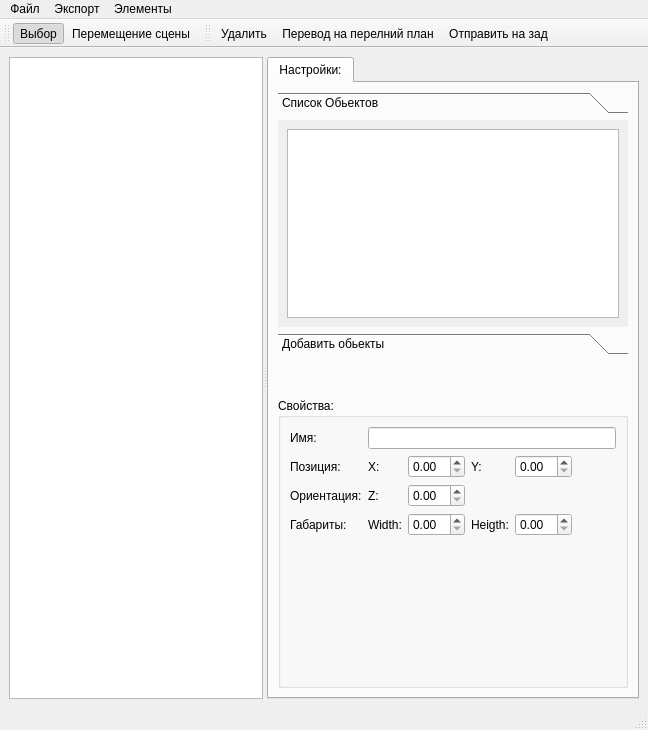
<?xml version="1.0" encoding="UTF-8"?>
<ui version="4.0">
 <class>MainWindow</class>
 <widget class="QMainWindow" name="MainWindow">
  <property name="geometry">
   <rect>
    <x>0</x>
    <y>0</y>
    <width>648</width>
    <height>730</height>
   </rect>
  </property>
  <property name="windowTitle">
   <string>MainWindow</string>
  </property>
  <widget class="QWidget" name="centralwidget">
   <layout class="QVBoxLayout" name="verticalLayout">
    <item>
     <widget class="QSplitter" name="splitter">
      <property name="orientation">
       <enum>Qt::Horizontal</enum>
      </property>
      <widget class="GraphView" name="graphicsView">
       <property name="verticalScrollBarPolicy">
        <enum>Qt::ScrollBarAlwaysOff</enum>
       </property>
       <property name="horizontalScrollBarPolicy">
        <enum>Qt::ScrollBarAlwaysOff</enum>
       </property>
       <property name="sceneRect">
        <rectf>
         <x>-500.000000000000000</x>
         <y>-500.000000000000000</y>
         <width>1000.000000000000000</width>
         <height>1000.000000000000000</height>
        </rectf>
       </property>
       <property name="renderHints">
        <set>QPainter::HighQualityAntialiasing</set>
       </property>
       <property name="dragMode">
        <enum>QGraphicsView::RubberBandDrag</enum>
       </property>
       <property name="cacheMode">
        <set>QGraphicsView::CacheNone</set>
       </property>
       <property name="transformationAnchor">
        <enum>QGraphicsView::AnchorUnderMouse</enum>
       </property>
       <property name="resizeAnchor">
        <enum>QGraphicsView::AnchorUnderMouse</enum>
       </property>
      </widget>
      <widget class="QTabWidget" name="tabWidget">
       <property name="currentIndex">
        <number>0</number>
       </property>
       <widget class="QWidget" name="tab_2">
        <attribute name="title">
         <string>Настройки:</string>
        </attribute>
        <layout class="QVBoxLayout" name="verticalLayout_4">
         <item>
          <widget class="QToolBox" name="toolBox">
           <property name="currentIndex">
            <number>0</number>
           </property>
           <widget class="QWidget" name="page_1">
            <property name="geometry">
             <rect>
              <x>0</x>
              <y>0</y>
              <width>335</width>
              <height>209</height>
             </rect>
            </property>
            <attribute name="label">
             <string>Список Обьектов</string>
            </attribute>
            <layout class="QVBoxLayout" name="verticalLayout_2">
             <item>
              <widget class="QListView" name="listView_objects">
               <property name="contextMenuPolicy">
                <enum>Qt::ActionsContextMenu</enum>
               </property>
               <property name="editTriggers">
                <set>QAbstractItemView::NoEditTriggers</set>
               </property>
               <property name="selectionMode">
                <enum>QAbstractItemView::MultiSelection</enum>
               </property>
               <property name="resizeMode">
                <enum>QListView::Fixed</enum>
               </property>
              </widget>
             </item>
            </layout>
           </widget>
           <widget class="QWidget" name="page_2">
            <property name="geometry">
             <rect>
              <x>0</x>
              <y>0</y>
              <width>335</width>
              <height>98</height>
             </rect>
            </property>
            <attribute name="label">
             <string>Добавить обьекты</string>
            </attribute>
            <layout class="QGridLayout" name="gridLayout_2">
             <property name="margin">
              <number>2</number>
             </property>
             <property name="spacing">
              <number>2</number>
             </property>
             <item row="0" column="0">
              <widget class="DragToolButton" name="toolButton">
               <property name="minimumSize">
                <size>
                 <width>40</width>
                 <height>40</height>
                </size>
               </property>
               <property name="text">
                <string/>
               </property>
               <property name="icon">
                <iconset resource="resourses.qrc">
                 <normaloff>:/images/objects/bricks.png</normaloff>:/images/objects/bricks.png</iconset>
               </property>
               <property name="iconSize">
                <size>
                 <width>40</width>
                 <height>40</height>
                </size>
               </property>
               <property name="shortcut">
                <string/>
               </property>
               <property name="checkable">
                <bool>true</bool>
               </property>
               <property name="checked">
                <bool>true</bool>
               </property>
               <property name="autoRepeat">
                <bool>false</bool>
               </property>
              </widget>
             </item>
             <item row="1" column="0">
              <widget class="DragToolButton" name="toolButton_4">
               <property name="minimumSize">
                <size>
                 <width>40</width>
                 <height>40</height>
                </size>
               </property>
               <property name="text">
                <string>Склад</string>
               </property>
               <property name="icon">
                <iconset resource="resourses.qrc">
                 <normaloff>:/images/objects/garage.png</normaloff>:/images/objects/garage.png</iconset>
               </property>
               <property name="iconSize">
                <size>
                 <width>40</width>
                 <height>40</height>
                </size>
               </property>
               <property name="checkable">
                <bool>true</bool>
               </property>
              </widget>
             </item>
             <item row="1" column="1">
              <widget class="DragToolButton" name="toolButton_5">
               <property name="minimumSize">
                <size>
                 <width>40</width>
                 <height>40</height>
                </size>
               </property>
               <property name="text">
                <string>Гараж</string>
               </property>
               <property name="icon">
                <iconset resource="resourses.qrc">
                 <normaloff>:/images/objects/factory.png</normaloff>:/images/objects/factory.png</iconset>
               </property>
               <property name="iconSize">
                <size>
                 <width>40</width>
                 <height>40</height>
                </size>
               </property>
               <property name="checkable">
                <bool>true</bool>
               </property>
              </widget>
             </item>
             <item row="0" column="2">
              <widget class="DragToolButton" name="toolButton_3">
               <property name="minimumSize">
                <size>
                 <width>40</width>
                 <height>40</height>
                </size>
               </property>
               <property name="text">
                <string>говно</string>
               </property>
               <property name="icon">
                <iconset resource="resourses.qrc">
                 <normaloff>:/images/objects/shit.png</normaloff>:/images/objects/shit.png</iconset>
               </property>
               <property name="iconSize">
                <size>
                 <width>40</width>
                 <height>40</height>
                </size>
               </property>
               <property name="checkable">
                <bool>true</bool>
               </property>
              </widget>
             </item>
             <item row="0" column="1">
              <widget class="DragToolButton" name="toolButton_2">
               <property name="minimumSize">
                <size>
                 <width>40</width>
                 <height>40</height>
                </size>
               </property>
               <property name="text">
                <string/>
               </property>
               <property name="icon">
                <iconset resource="resourses.qrc">
                 <normaloff>:/images/objects/bulldozer.png</normaloff>:/images/objects/bulldozer.png</iconset>
               </property>
               <property name="iconSize">
                <size>
                 <width>40</width>
                 <height>40</height>
                </size>
               </property>
               <property name="checkable">
                <bool>true</bool>
               </property>
              </widget>
             </item>
            </layout>
           </widget>
          </widget>
         </item>
         <item>
          <spacer name="verticalSpacer_2">
           <property name="orientation">
            <enum>Qt::Vertical</enum>
           </property>
           <property name="sizeHint" stdset="0">
            <size>
             <width>20</width>
             <height>40</height>
            </size>
           </property>
          </spacer>
         </item>
         <item>
          <widget class="QGroupBox" name="groupBox">
           <property name="title">
            <string>Свойства:</string>
           </property>
           <layout class="QGridLayout" name="gridLayout">
            <item row="1" column="1">
             <widget class="QLabel" name="label_2">
              <property name="text">
               <string>X:</string>
              </property>
             </widget>
            </item>
            <item row="1" column="3">
             <widget class="QLabel" name="label_5">
              <property name="text">
               <string>Y:</string>
              </property>
             </widget>
            </item>
            <item row="4" column="0">
             <spacer name="verticalSpacer">
              <property name="orientation">
               <enum>Qt::Vertical</enum>
              </property>
              <property name="sizeHint" stdset="0">
               <size>
                <width>20</width>
                <height>143</height>
               </size>
              </property>
             </spacer>
            </item>
            <item row="1" column="0">
             <widget class="QLabel" name="label">
              <property name="text">
               <string>Позиция:</string>
              </property>
             </widget>
            </item>
            <item row="1" column="2">
             <widget class="QDoubleSpinBox" name="doubleSpinBox_pos_x"/>
            </item>
            <item row="1" column="4">
             <widget class="QDoubleSpinBox" name="doubleSpinBox_pos_y"/>
            </item>
            <item row="1" column="5">
             <spacer name="horizontalSpacer">
              <property name="orientation">
               <enum>Qt::Horizontal</enum>
              </property>
              <property name="sizeHint" stdset="0">
               <size>
                <width>40</width>
                <height>20</height>
               </size>
              </property>
             </spacer>
            </item>
            <item row="2" column="0">
             <widget class="QLabel" name="label_7">
              <property name="text">
               <string>Ориентация:</string>
              </property>
             </widget>
            </item>
            <item row="2" column="2">
             <widget class="QDoubleSpinBox" name="doubleSpinBox_angle_z"/>
            </item>
            <item row="2" column="1">
             <widget class="QLabel" name="label_8">
              <property name="text">
               <string>Z:</string>
              </property>
             </widget>
            </item>
            <item row="0" column="0">
             <widget class="QLabel" name="label_9">
              <property name="text">
               <string>Имя:</string>
              </property>
             </widget>
            </item>
            <item row="0" column="1" colspan="5">
             <widget class="QLineEdit" name="lineEdit_name"/>
            </item>
            <item row="3" column="0">
             <widget class="QLabel" name="label_3">
              <property name="text">
               <string>Габариты:</string>
              </property>
             </widget>
            </item>
            <item row="3" column="1">
             <widget class="QLabel" name="label_11">
              <property name="text">
               <string>Width:</string>
              </property>
             </widget>
            </item>
            <item row="3" column="2">
             <widget class="QDoubleSpinBox" name="doubleSpinBox_width"/>
            </item>
            <item row="3" column="3">
             <widget class="QLabel" name="label_10">
              <property name="text">
               <string>Heigth:</string>
              </property>
             </widget>
            </item>
            <item row="3" column="4">
             <widget class="QDoubleSpinBox" name="doubleSpinBox_height"/>
            </item>
           </layout>
          </widget>
         </item>
        </layout>
       </widget>
      </widget>
     </widget>
    </item>
   </layout>
  </widget>
  <widget class="QMenuBar" name="menubar">
   <property name="geometry">
    <rect>
     <x>0</x>
     <y>0</y>
     <width>648</width>
     <height>21</height>
    </rect>
   </property>
   <widget class="QMenu" name="menu_file">
    <property name="title">
     <string>Файл</string>
    </property>
    <addaction name="action_save"/>
    <addaction name="action_load"/>
   </widget>
   <widget class="QMenu" name="menu_map">
    <property name="title">
     <string>Экспорт</string>
    </property>
    <addaction name="action_export"/>
   </widget>
   <widget class="QMenu" name="menu_elements">
    <property name="title">
     <string>Элементы</string>
    </property>
    <addaction name="action_remove"/>
   </widget>
   <addaction name="menu_file"/>
   <addaction name="menu_map"/>
   <addaction name="menu_elements"/>
  </widget>
  <widget class="QStatusBar" name="statusbar"/>
  <widget class="QToolBar" name="toolBar">
   <property name="windowTitle">
    <string>toolBar</string>
   </property>
   <attribute name="toolBarArea">
    <enum>TopToolBarArea</enum>
   </attribute>
   <attribute name="toolBarBreak">
    <bool>false</bool>
   </attribute>
   <addaction name="action_select_state"/>
   <addaction name="action_drag_scene"/>
  </widget>
  <widget class="QToolBar" name="toolBar_2">
   <property name="windowTitle">
    <string>toolBar_2</string>
   </property>
   <attribute name="toolBarArea">
    <enum>TopToolBarArea</enum>
   </attribute>
   <attribute name="toolBarBreak">
    <bool>false</bool>
   </attribute>
   <addaction name="action_remove"/>
   <addaction name="action_bring_to_front"/>
   <addaction name="action_send_to_back"/>
  </widget>
  <action name="action_save">
   <property name="text">
    <string>Сохранить</string>
   </property>
  </action>
  <action name="action_load">
   <property name="text">
    <string>Загрузить</string>
   </property>
  </action>
  <action name="action_export">
   <property name="text">
    <string>Экспорт карты</string>
   </property>
  </action>
  <action name="action_remove">
   <property name="icon">
    <iconset resource="resourses.qrc">
     <normaloff>:/images/delete.png</normaloff>:/images/delete.png</iconset>
   </property>
   <property name="text">
    <string>Удалить</string>
   </property>
   <property name="shortcut">
    <string>Del</string>
   </property>
  </action>
  <action name="action_select_state">
   <property name="checkable">
    <bool>true</bool>
   </property>
   <property name="checked">
    <bool>true</bool>
   </property>
   <property name="icon">
    <iconset resource="resourses.qrc">
     <normaloff>:/images/pointer.png</normaloff>:/images/pointer.png</iconset>
   </property>
   <property name="text">
    <string>Выбор</string>
   </property>
  </action>
  <action name="action_drag_scene">
   <property name="checkable">
    <bool>true</bool>
   </property>
   <property name="icon">
    <iconset resource="resourses.qrc">
     <normaloff>:/images/Drag.png</normaloff>:/images/Drag.png</iconset>
   </property>
   <property name="text">
    <string>Перемещение сцены</string>
   </property>
  </action>
  <action name="action_bring_to_front">
   <property name="icon">
    <iconset resource="resourses.qrc">
     <normaloff>:/images/bringtofront.png</normaloff>:/images/bringtofront.png</iconset>
   </property>
   <property name="text">
    <string>Перевод на перелний план</string>
   </property>
  </action>
  <action name="action_send_to_back">
   <property name="icon">
    <iconset resource="resourses.qrc">
     <normaloff>:/images/sendtoback.png</normaloff>:/images/sendtoback.png</iconset>
   </property>
   <property name="text">
    <string>Отправить на зад</string>
   </property>
  </action>
 </widget>
 <customwidgets>
  <customwidget>
   <class>GraphView</class>
   <extends>QGraphicsView</extends>
   <header>graphic_scene.graphic_view</header>
  </customwidget>
  <customwidget>
   <class>DragToolButton</class>
   <extends>QToolButton</extends>
   <header>drag_tool_button</header>
  </customwidget>
 </customwidgets>
 <resources>
  <include location="resourses.qrc"/>
 </resources>
 <connections/>
</ui>
